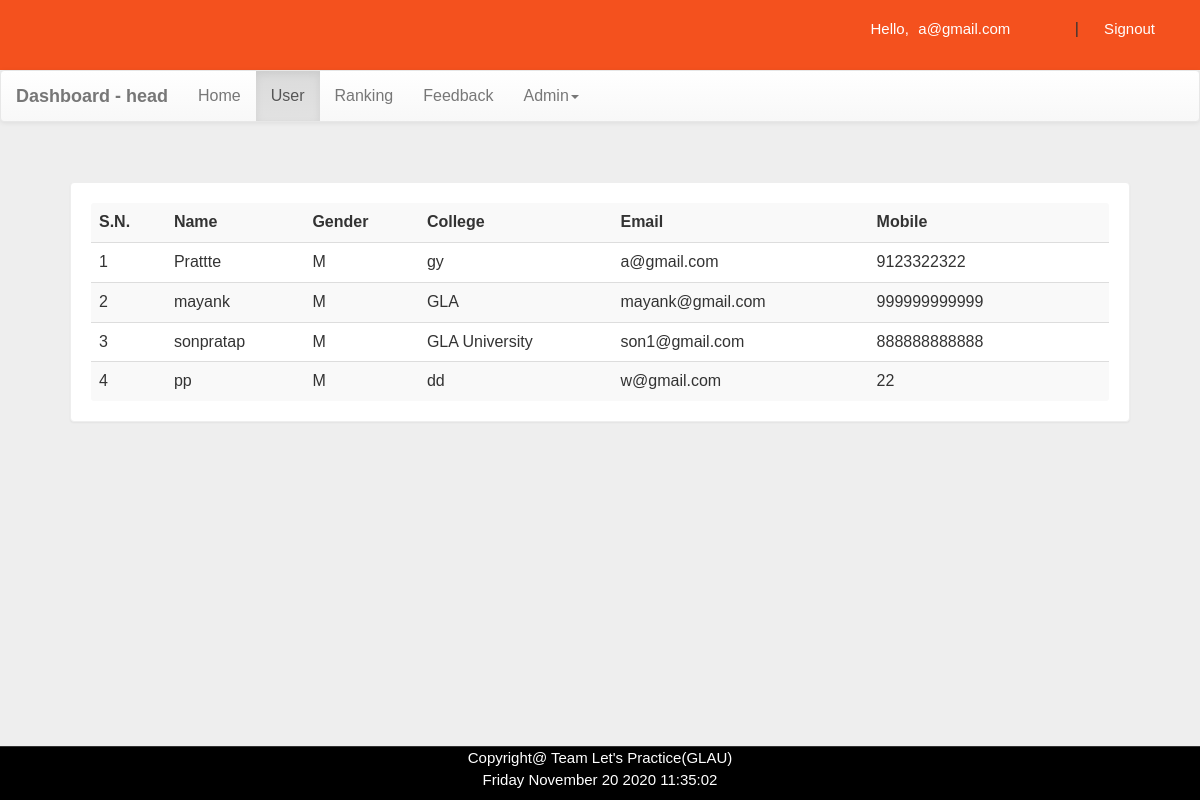
The app's page /headdash.php?q=1 (signed in) with its own data.
### tables this page shows
CREATE TABLE `user` (
  `name` varchar(50) NOT NULL,
  `gender` varchar(5) NOT NULL,
  `college` varchar(100) NOT NULL,
  `email` varchar(50) NOT NULL,
  `mob` bigint(20) NOT NULL,
  `password` varchar(50) NOT NULL
);

### headdash.php (the view, shortened to what this page needs)
<!DOCTYPE html PUBLIC "-//W3C//DTD XHTML 1.0 Transitional//EN" "http://www.w3.org/TR/xhtml1/DTD/xhtml1-transitional.dtd">
<html xmlns="http://www.w3.org/1999/xhtml">
<head>
<link  rel="stylesheet" href="css/bootstrap.min.css"/>
 <link  rel="stylesheet" href="css/bootstrap-theme.min.css"/>
 <link rel="stylesheet" href="css/main.css">
 <link  rel="stylesheet" href="css/font.css">
</head>
<body  style="background:#eee;">
<div class="header">
<div class="row">
<?php
 include_once 'dbConnection.php';
$email=$_SESSION['email'];
  if(!(isset($_SESSION['email']))){
header("location:index.php");
}
else
{
echo '<span class="pull-right top title1" ><span class="log1"><span class="glyphicon glyphicon-user" aria-hidden="true"></span>&nbsp;&nbsp;&nbsp;&nbsp;Hello,</span> <a href="headdash.php" class="log log1">'.$email.'</a>&nbsp;|&nbsp;<a href="logout.php?q=headdash.php" class="log"><span class="glyphicon glyphicon-log-out" aria-hidden="true"></span>&nbsp;Signout</button></a></span>';
}?>
</div></div>
<nav class="navbar navbar-default title1">
  <div class="container-fluid">
    <div class="navbar-header">
      <a class="navbar-brand" href="headdash.php?q=0"><b>Dashboard - head</b></a>
    </div>
    <div class="collapse navbar-collapse" id="bs-example-navbar-collapse-1">
      <ul class="nav navbar-nav">
        <li <?php if(@$_GET['q']==0) echo'class="active"'; ?>><a href="headdash.php?q=0">Home<span class="sr-only">(current)</span></a></li>
        <li <?php if(@$_GET['q']==1) echo'class="active"'; ?>><a href="headdash.php?q=1">User</a></li>
		<li <?php if(@$_GET['q']==2) echo'class="active"'; ?>><a href="headdash.php?q=2">Ranking</a></li>
		<li <?php if(@$_GET['q']==3) echo'class="active"'; ?>><a href="headdash.php?q=3">Feedback</a></li>
        <li class="dropdown <?php if(@$_GET['q']==4 || @$_GET['q']==5) echo'active'; ?>">
          <a href="#" class="dropdown-toggle" data-toggle="dropdown" role="button" aria-haspopup="true" aria-expanded="false">Admin<span class="caret"></span></a>
        </li>
      </ul>
          </div>
  </div>
</nav>
<div class="container">
<div class="row">
<div class="col-md-12">
<?php if(@$_GET['q']==1) {
$result = mysqli_query($con,"SELECT * FROM user") or die('Error');
echo  '<div class="panel"><table class="table table-striped title1">
<tr><td><b>S.N.</b></td><td><b>Name</b></td><td><b>Gender</b></td><td><b>College</b></td><td><b>Email</b></td><td><b>Mobile</b></td><td></td></tr>';
$c=1;
while($row = mysqli_fetch_array($result)) {
	$name = $row['name'];
	$mob = $row['mob'];
	$gender = $row['gender'];
    $email = $row['email'];
	$college = $row['college'];
	echo '<tr><td>'.$c++.'</td><td>'.$name.'</td><td>'.$gender.'</td><td>'.$college.'</td><td>'.$email.'</td><td>'.$mob.'</td>
	<td><a title="Delete User" href="update.php?demail='.$email.'"><b><span class="glyphicon glyphicon-trash" aria-hidden="true"></span></b></a></td></tr>';
}
echo '</table></div>';
}?>
</div>
</div></div>
</body>
</html>
<?php
require_once("footer.php");
?>

### css/main.css (style rules this page uses)
body { overflow-x:hidden; width:100%; font-size: 12px !important; font-family: Montserrat, sans-serif; background:#eee; min-height:550px; background-attachment:fixed; }
.panel { border-color:#eee; margin:40px; padding:20px; font: 15px "Century Gothic", "Times Roman", sans-serif; }
.header { background:#f4511e; height:70px; }
.title1 { font: 16px "Century Gothic", "Times Roman", sans-serif; }
.top { margin-top:20px; }
.log1 { font: 15px 'Montserrat', sans-serif; color:#fff; margin-left:10px; }
.log { margin:10px; margin-right:60px; margin-left:5px; color:#fff; text-decoration:none; font-size:20px; font-size:15px; }

### footer.php (style rules this page uses)
body { margin:0px; padding:0px; }

### records on screen
user: name "Prattte", gender "M", college "gy", email "a@gmail.com", mob "9123322322"
user: name "mayank", gender "M", college "GLA", email "mayank@gmail.com", mob "999999999999"
user: name "sonpratap", gender "M", college "GLA University", email "son1@gmail.com", mob "888888888888"
user: name "pp", gender "M", college "dd", email "w@gmail.com", mob "22"

### other values on screen
$email "a@gmail.com"
